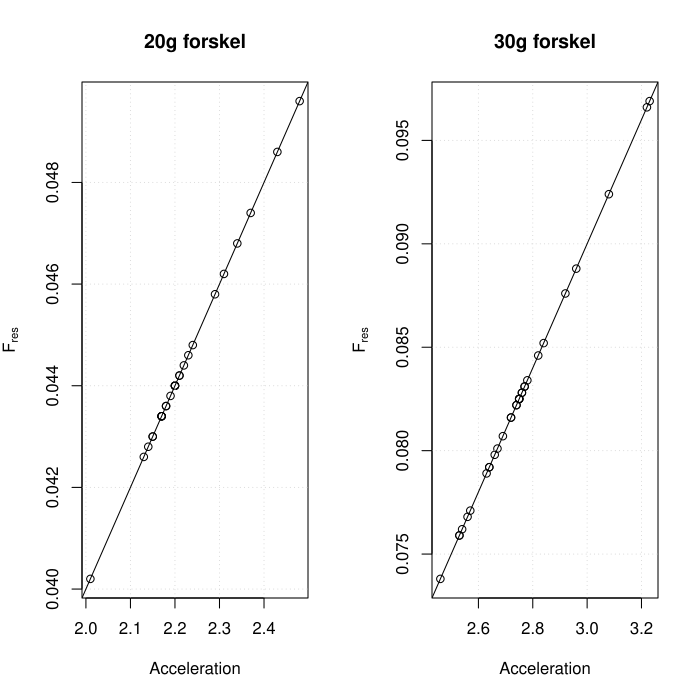

Write the R code that produced this figure.
mydata <- read.csv('Opgave1.csv')
m1 <- c(0.020)
m2 <- c(0.030)
a1 <- mydata$acc[!is.na(mydata$acc)]
a2 <- mydata$acc2[!is.na(mydata$acc2)]
fres1 <- a1*m1
fres2 <- a2*m2

fit1 <- lm(fres1 ~ a1)
fit2 <- lm(fres2 ~ a2)

par(mfrow = c(1, 2))
plot(a1, fres1, main="20g forskel", xlab = "Acceleration", ylab = expression(F[res]))
grid()
abline(fit1)
plot(a2, fres2, main="30g forskel", xlab = "Acceleration", ylab = expression(F[res]))
grid()
abline(fit2)

coef(fit1)
coef(fit2)
